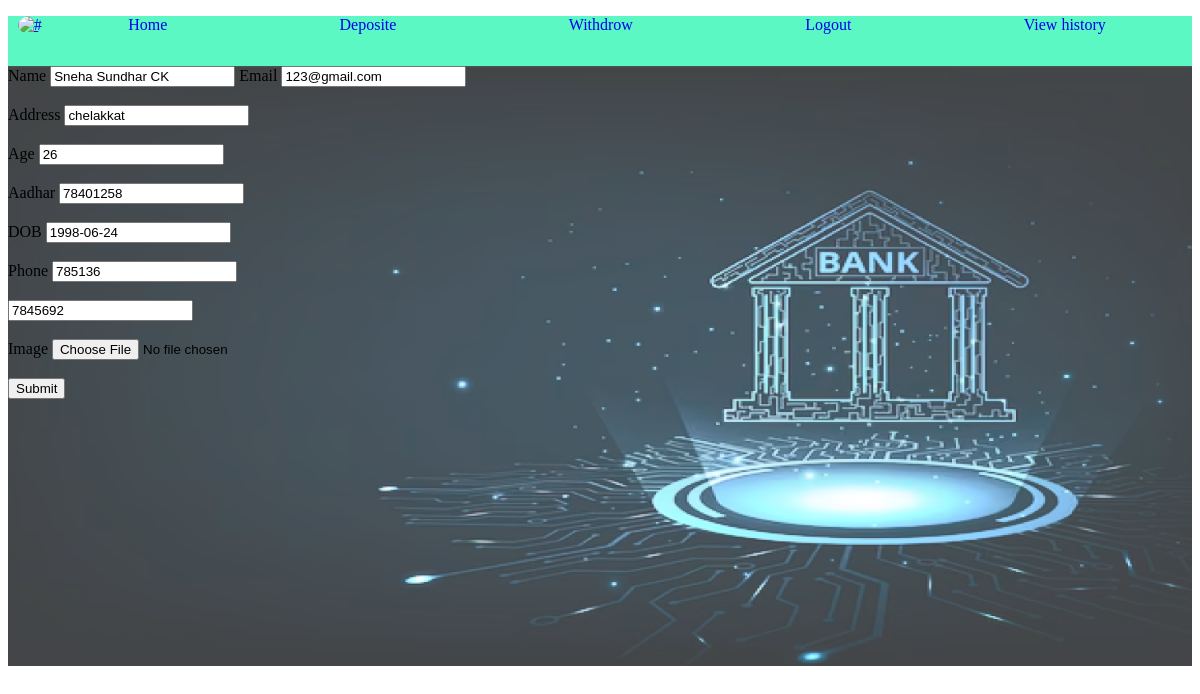
Before: /edit/2 with the older database file.
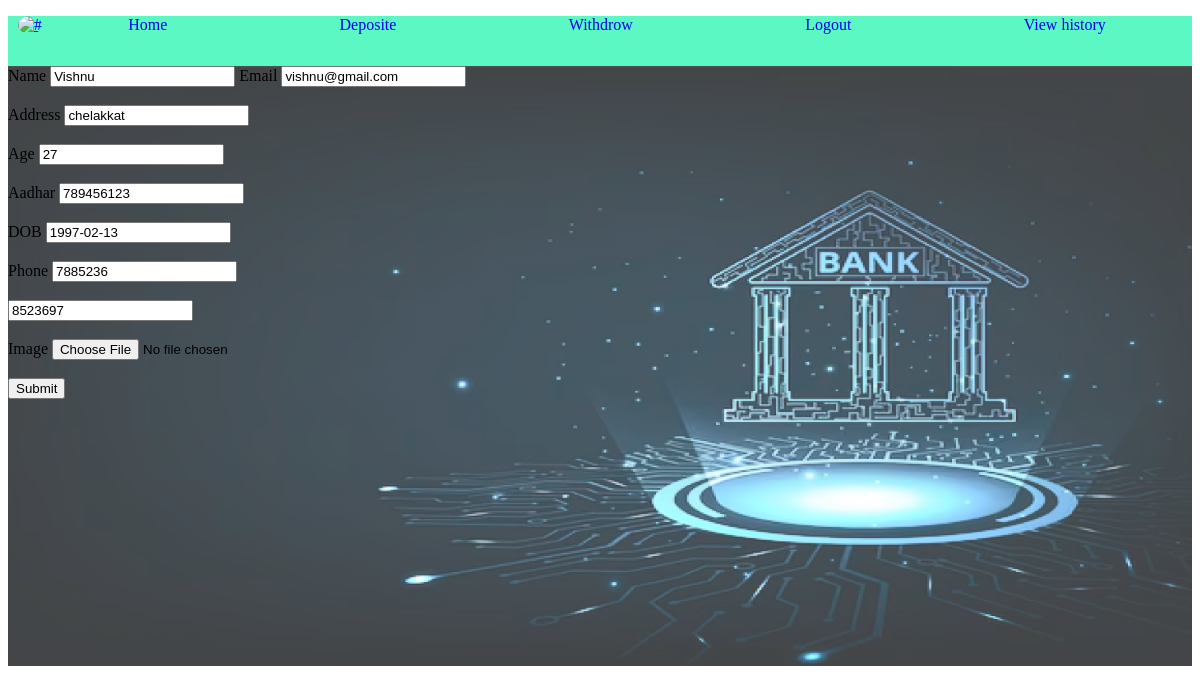
After: the same page with the newer database file.
### app/models.py (models this page shows, shortened)
class User(models.Model):
    user_id=models.ForeignKey(CustomUser,on_delete=models.CASCADE)
    name=models.CharField(max_length=100)
    account_no=models.IntegerField()
    image=models.FileField(upload_to='media')
    address=models.CharField(max_length=100)
    email=models.CharField(max_length=100)
    age=models.IntegerField()
    phone=models.IntegerField()
    dob=models.DateField()
    adharcard=models.IntegerField()
    pancard=models.IntegerField()
    initial_amount=models.IntegerField()

### app/views.py (the view)
# urls.py: path('edit/<int:id>',views.edit,name='edit'),
def edit(request,id):
    data=User.objects.get(id=id)
    if request.method=="POST":
        data.name=request.POST['name']
        data.email=request.POST['email']
        data.address=request.POST['address']
        data.age=request.POST['age']
        data.adharcard=request.POST['adharcard']
        data.dob=request.POST['dob']
        data.phone=request.POST['phone']
        data.pancard=request.POST['pancard']
        if 'image' in request.FILES:
            data.image=request.FILES['image']
        data.save()
        return redirect(profileview)
    else:
        return render(request,'edit.html',{'data':data})

### templates/edit.html (shortened to what this page needs)
{% extends 'userhome.html' %}
{% block content %}
    <form action="{% url 'edit' id=data.id %}" method="post" enctype="multipart/form-data">
        <label for="">Name</label>
        <input type="text" name="name" value="{{data.name}}">
        <label for="">Email</label>
        <input type="text" name="email" value="{{data.email}}" required><br><br>
        <label for="">Address</label>
        <input type="text" name="address" value="{{data.address}}" required><br><br>
        <label for="">Age</label>
        <input type="text" name="age" value="{{data.age}}" required><br><br>
        <label for="">Aadhar</label>
        <input type="text" name="adharcard" value="{{data.adharcard}}" required ><br><br>
        <label for="">DOB</label>
        <input type="text" name="dob" value="{{data.dob|date:'Y-m-d'}}" required ><br><br>
        <label for="">Phone</label>
        <input type="text" name="phone" value="{{data.phone}}" required ><br><br>
        <input type="text" name="pancard" value="{{data.pancard}}" required ><br><br>
        <label for="">Image</label>
        <input type="file" name="image" value="{{data.image}}" required ><br><br>
        <input type="submit">
    </form>
{% endblock %}

Changed rows visible on the page:
changed User "chelakkat": name "Sneha Sundhar CK" → "Vishnu"; email "123@gmail.com" → "vishnu@gmail.com"; age "26" → "27"; adharcard "78401258" → "789456123"; dob "1998-06-24" → "1997-02-13"; phone "785136" → "7885236"; pancard "7845692" → "8523697"
